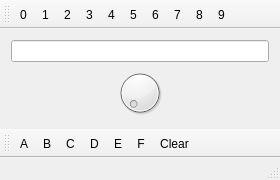
<?xml version="1.0" encoding="UTF-8"?>
<ui version="4.0">
 <class>MainWindow</class>
 <widget class="QMainWindow" name="MainWindow">
  <property name="geometry">
   <rect>
    <x>0</x>
    <y>0</y>
    <width>280</width>
    <height>163</height>
   </rect>
  </property>
  <property name="windowTitle">
   <string>MainWindow</string>
  </property>
  <widget class="QWidget" name="centralWidget">
   <layout class="QGridLayout" name="gridLayout">
    <item row="0" column="0">
     <widget class="QLineEdit" name="lineEdit">
      <property name="readOnly">
       <bool>true</bool>
      </property>
     </widget>
    </item>
    <item row="1" column="0">
     <widget class="QDial" name="dial">
      <property name="maximum">
       <number>100</number>
      </property>
     </widget>
    </item>
   </layout>
  </widget>
  <widget class="QToolBar" name="mainToolBar">
   <attribute name="toolBarArea">
    <enum>TopToolBarArea</enum>
   </attribute>
   <attribute name="toolBarBreak">
    <bool>true</bool>
   </attribute>
   <addaction name="action0"/>
   <addaction name="action1"/>
   <addaction name="action2"/>
   <addaction name="action3"/>
   <addaction name="action4"/>
   <addaction name="action5"/>
   <addaction name="action6"/>
   <addaction name="action7"/>
   <addaction name="action8"/>
   <addaction name="action9"/>
  </widget>
  <widget class="QToolBar" name="toolBar">
   <property name="windowTitle">
    <string>toolBar</string>
   </property>
   <attribute name="toolBarArea">
    <enum>BottomToolBarArea</enum>
   </attribute>
   <attribute name="toolBarBreak">
    <bool>false</bool>
   </attribute>
   <addaction name="actionA"/>
   <addaction name="actionB"/>
   <addaction name="actionC"/>
   <addaction name="actionD"/>
   <addaction name="actionE"/>
   <addaction name="actionF"/>
   <addaction name="actionClean"/>
  </widget>
  <widget class="QStatusBar" name="statusBar"/>
  <action name="action1">
   <property name="text">
    <string>1</string>
   </property>
  </action>
  <action name="action2">
   <property name="text">
    <string>2</string>
   </property>
  </action>
  <action name="action3">
   <property name="text">
    <string>3</string>
   </property>
  </action>
  <action name="action4">
   <property name="text">
    <string>4</string>
   </property>
  </action>
  <action name="action5">
   <property name="text">
    <string>5</string>
   </property>
  </action>
  <action name="action6">
   <property name="text">
    <string>6</string>
   </property>
  </action>
  <action name="action7">
   <property name="text">
    <string>7</string>
   </property>
  </action>
  <action name="action8">
   <property name="text">
    <string>8</string>
   </property>
  </action>
  <action name="action9">
   <property name="text">
    <string>9</string>
   </property>
  </action>
  <action name="action0">
   <property name="text">
    <string>0</string>
   </property>
  </action>
  <action name="actionA">
   <property name="text">
    <string>A</string>
   </property>
  </action>
  <action name="actionB">
   <property name="text">
    <string>B</string>
   </property>
  </action>
  <action name="actionC">
   <property name="text">
    <string>C</string>
   </property>
  </action>
  <action name="actionD">
   <property name="text">
    <string>D</string>
   </property>
  </action>
  <action name="actionE">
   <property name="text">
    <string>E</string>
   </property>
  </action>
  <action name="actionF">
   <property name="text">
    <string>F</string>
   </property>
  </action>
  <action name="actionClean">
   <property name="icon">
    <iconset>
     <normaloff>../../../../../../Картинки/kapli_rosa_lepestok_90137_2560x1440.jpg</normaloff>../../../../../../Картинки/kapli_rosa_lepestok_90137_2560x1440.jpg</iconset>
   </property>
   <property name="text">
    <string>Clear</string>
   </property>
   <property name="shortcut">
    <string>Ctrl+Z</string>
   </property>
  </action>
 </widget>
 <layoutdefault spacing="6" margin="11"/>
 <resources/>
 <connections/>
</ui>
